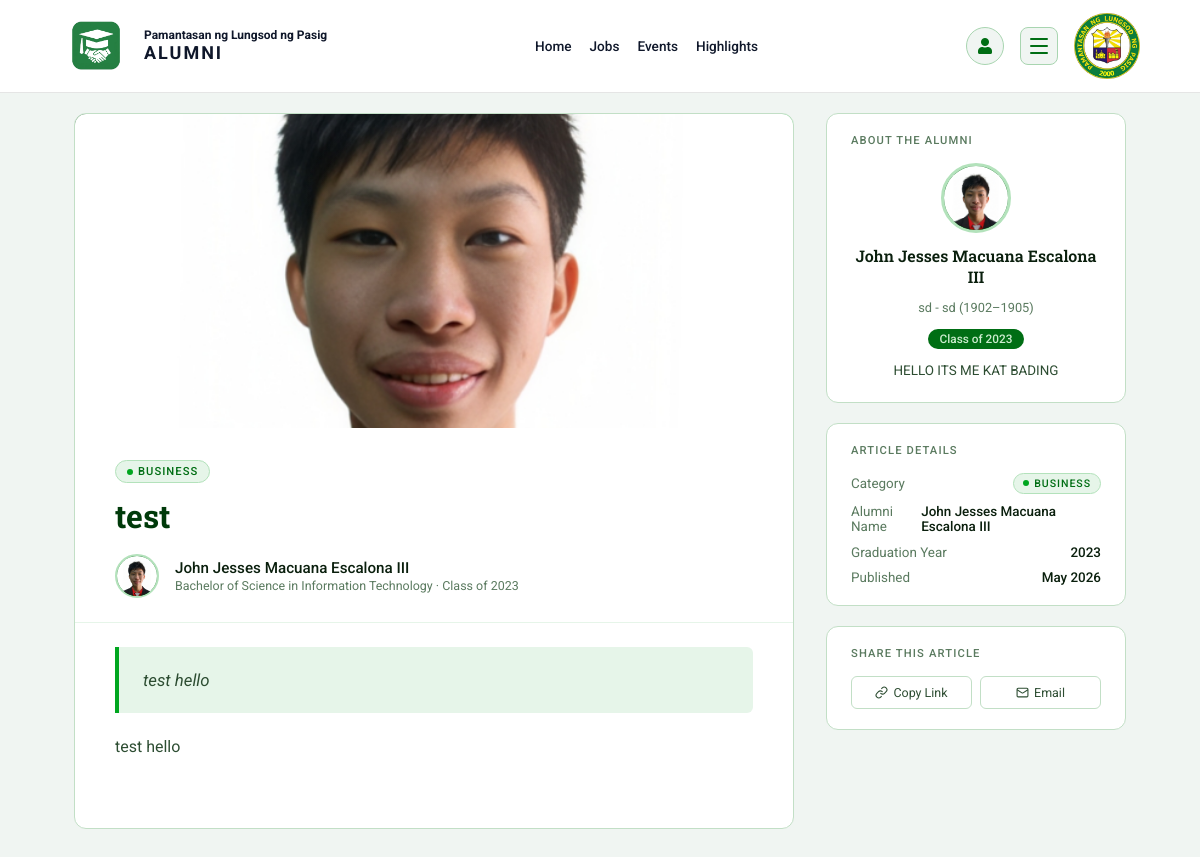
The page /view_article.php?id=1 on the database its author committed.
### tables this page shows
CREATE TABLE `alumnifeatured` (
  `id` int(11) NOT NULL AUTO_INCREMENT,
  `title` varchar(255) NOT NULL,
  `alumni_name` varchar(150) NOT NULL,
  `year_graduated` year(4) DEFAULT NULL,
  `category` enum('Science & Research','Community Impact','Arts & Culture','Business','Sports','Technology','Gaming','Food and Hospitality','Other') NOT NULL,
  `cover_image` varchar(255) DEFAULT NULL,
  `excerpt` text DEFAULT NULL,
  `content` longtext NOT NULL,
  `created_at` timestamp NOT NULL DEFAULT current_timestamp(),
  `user_id` int(11) DEFAULT NULL,
  PRIMARY KEY (`id`),
  KEY `fk_featured_user` (`user_id`),
  CONSTRAINT `fk_featured_user` FOREIGN KEY (`user_id`) REFERENCES `users` (`id`) ON DELETE SET NULL
);

CREATE TABLE `userprofile` (
  `profile_id` int(11) NOT NULL AUTO_INCREMENT,
  `user_id` int(11) NOT NULL,
  `first_name` varchar(50) NOT NULL,
  `last_name` varchar(50) NOT NULL,
  `suffix` varchar(10) DEFAULT NULL,
  `middle_name` varchar(50) DEFAULT NULL,
  `contact_number` varchar(11) DEFAULT NULL,
  `address` varchar(255) DEFAULT NULL,
  `birthdate` date DEFAULT NULL,
  `gender` enum('Male','Female') DEFAULT NULL,
  `profile_picture` varchar(255) DEFAULT NULL,
  `about` text DEFAULT NULL,
  PRIMARY KEY (`profile_id`),
  UNIQUE KEY `user_id` (`user_id`),
  CONSTRAINT `userprofile_ibfk_1` FOREIGN KEY (`user_id`) REFERENCES `users` (`id`) ON DELETE CASCADE
);

CREATE TABLE `courses` (
  `course_id` int(11) NOT NULL AUTO_INCREMENT,
  `course_name` varchar(100) NOT NULL,
  `course_code` varchar(20) NOT NULL,
  `department_id` int(11) DEFAULT NULL,
  PRIMARY KEY (`course_id`),
  UNIQUE KEY `course_code` (`course_code`),
  KEY `department_id` (`department_id`),
  CONSTRAINT `courses_ibfk_1` FOREIGN KEY (`department_id`) REFERENCES `departments` (`department_id`)
);

CREATE TABLE `education` (
  `edu_id` int(11) NOT NULL AUTO_INCREMENT,
  `user_id` int(11) NOT NULL,
  `school` varchar(150) NOT NULL,
  `degree` varchar(150) NOT NULL,
  `awards` varchar(150) DEFAULT NULL,
  `start_year` year(4) DEFAULT NULL,
  `end_year` year(4) DEFAULT NULL,
  `created_at` timestamp NOT NULL DEFAULT current_timestamp(),
  PRIMARY KEY (`edu_id`),
  KEY `user_id` (`user_id`),
  CONSTRAINT `education_ibfk_1` FOREIGN KEY (`user_id`) REFERENCES `users` (`id`) ON DELETE CASCADE
);

### view_article.php (the view, shortened to what this page needs)
<?php
include("backend/db.php");
$id = isset($_GET['id']) ? intval($_GET['id']) : 0;
$stmt = $conn->prepare("
    SELECT
            af.*,
            up.about,
            up.first_name,
            up.last_name,
            up.middle_name,
            up.suffix,
            up.profile_picture,
            c.course_name
    FROM alumnifeatured af
    LEFT JOIN users u ON af.user_id = u.id
    LEFT JOIN userprofile up ON u.id = up.user_id
    LEFT JOIN alumnidetails ad ON ad.user_id = u.id
    LEFT JOIN courses c ON ad.course_id = c.course_id
    WHERE af.id = ?
");
$stmt->bind_param("i", $id);
$stmt->execute();
$result = $stmt->get_result();
$article = $result->fetch_assoc();
$eduStmt = $conn->prepare("
    SELECT degree, school, start_year, end_year
    FROM education
    WHERE user_id = (
        SELECT user_id FROM alumnifeatured WHERE id = ?
    )
    ORDER BY end_year DESC
");
$eduStmt->bind_param("i", $id);
$eduStmt->execute();
$eduResult = $eduStmt->get_result();
$educationText = "";
while ($edu = $eduResult->fetch_assoc()) {
    $school = $edu['school'];
    $degree = $edu['degree'];
    $start = $edu['start_year'];
    $end = $edu['end_year'];
    $educationText .= htmlspecialchars($degree . " - " . $school . " (" . $start . "–" . $end . ")") . "<br>";
}
?>
<!DOCTYPE html>
<html lang="en">
<head>
    <link rel="stylesheet" href="assets/css/view_article.css" />
    <link rel="stylesheet" href="assets/css/alumni_homepage.css" />
    <link rel="stylesheet" href="https://cdnjs.cloudflare.com/ajax/libs/font-awesome/5.15.4/css/all.min.css" />
</head>
<body>
    <div class="reading-progress-bar">
    </div>
    <?php include('includes/navbarhome.php'); ?>
    <div class="page-wrap">
        <main class="article-main">
            <div class="cover-image-wrap">
                <?php if (!empty($article['cover_image'])): ?>
                    <img src="<?php echo htmlspecialchars($article['cover_image']); ?>" alt="Cover Image">
                <?php else: ?>
                    <span class="cover-placeholder-text">FEATURE STORY</span>
                <?php endif; ?>
            </div>
            <header class="article-header">
                <span class="category-badge">
                    <span class="category-badge-dot"></span>
                    <?php echo htmlspecialchars($article['category']); ?>
                </span>
                <h1 class="article-title"><?php echo htmlspecialchars($article['title']); ?></h1>
                <div class="article-meta">
                    <?php
                    $image = $article['profile_picture'] ?? null;
                    $parts = explode(" ", trim($article['alumni_name']));
                    $initials = strtoupper($parts[0][0] . ($parts[1][0] ?? ""));
                    ?>
                    <div class="alumni-avatar" aria-hidden="true">
                        <?php if (!empty($image)): ?>
                            <img src="uploads/profile/<?= htmlspecialchars($image) ?>">
                        <?php else: ?>
                            <div class="avatar-initials">
                                <?= $initials ?>
                            </div>
                        <?php endif; ?>
                    </div>
                    <div class="meta-info">
                        <div class="alumni-name"><?php echo htmlspecialchars($article['alumni_name']); ?></div>
                        <div class="grad-year"><?= htmlspecialchars($article['course_name'] ?? 'No Course') ?> &middot; Class of <?php echo htmlspecialchars($article['year_graduated']); ?>
                        </div>
                    </div>
                </div>
            </header>
            <blockquote class="article-excerpt">
                <?php echo htmlspecialchars($article['excerpt']); ?>
            </blockquote>
            <article class="article-body">
                <?php echo nl2br(htmlspecialchars($article['content'])); ?>
            </article>
            <div style="height: 2rem;"></div>
        </main>
        <aside class="sidebar">
            <div class="sidebar-card">
                <p class="sidebar-card-title">About the Alumni</p>
                <div class="author-inner">
                    <?php
                    $image = $article['profile_picture'] ?? null;
                    $parts = explode(" ", trim($article['alumni_name']));
                    $initials = strtoupper($parts[0][0] . ($parts[1][0] ?? ""));
                    ?>
                    <div class="author-avatar-lg" aria-hidden="true">
                        <?php if (!empty($image)): ?>
                            <img src="uploads/profile/<?= htmlspecialchars($image) ?>">
                        <?php else: ?>
                            <div class="avatar-initials">
                                <?= $initials ?>
                            </div>
                        <?php endif; ?>
                    </div>
                    <div class="author-name-lg"><?= htmlspecialchars($article['alumni_name']); ?></div>
                    <div class="author-degree"><?= $educationText ?: "No education record available."; ?></div>
                    <span class="year-chip">Class of <?= htmlspecialchars($article['year_graduated']); ?></span>
                    <p class="author-bio">
                        <?= htmlspecialchars($article['about'] ?? 'No bio available.'); ?></p>
                </div>
            </div>
            <div class="sidebar-card">
                <p class="sidebar-card-title">Article Details</p>
                <div class="detail-list">
                    <div class="detail-row">
                        <span class="detail-label">Category</span>
                        <span class="category-badge" style="font-size:0.66rem; padding:3px 9px;">
                            <span class="category-badge-dot"></span><?php echo htmlspecialchars($article['category']); ?>
                        </span>
                    </div>
                    <div class="detail-row">
                        <span class="detail-label">Alumni Name</span>
                        <span class="detail-value"><?php echo htmlspecialchars($article['alumni_name']); ?></span>
                    </div>
                    <div class="detail-row">
                        <span class="detail-label">Graduation Year</span>
                        <span class="detail-value"><?php echo htmlspecialchars($article['year_graduated']); ?></span>
                    </div>
                    <div class="detail-row">
                        <span class="detail-label">Published</span>
                        <span class="detail-value"><?php echo date("F Y", strtotime($article['created_at'])); ?></span>
                    </div>
                </div>
            </div>
            <div class="sidebar-card">
                <p class="sidebar-card-title">Share this Article</p>
                <div class="share-buttons">
                    <button class="share-btn" id="copyBtn" onclick="handleCopy()">
                        <svg width="13" height="13" viewBox="0 0 24 24" fill="none" stroke="currentColor" stroke-width="2">
                            <path d="M10 13a5 5 0 0 0 7.54.54l3-3a5 5 0 0 0-7.07-7.07l-1.72 1.71" />
                            <path d="M14 11a5 5 0 0 0-7.54-.54l-3 3a5 5 0 0 0 7.07 7.07l1.71-1.71" />
                        </svg>
                        Copy Link
                    </button>
                    <button class="share-btn" onclick="handleEmail()">
                        <svg width="13" height="13" viewBox="0 0 24 24" fill="none" stroke="currentColor" stroke-width="2">
                            <rect x="2" y="4" width="20" height="16" rx="2" />
                            <path d="m22 7-8.97 5.7a1.94 1.94 0 0 1-2.06 0L2 7" />
                        </svg>
                        Email
                    </button>
                </div>
            </div>
        </aside>
    </div>
</body>
</html>

### includes/navbarhome.php (shortened to what this page needs)
<?php $current_page = basename(parse_url($_SERVER['REQUEST_URI'], PHP_URL_PATH)); ?>
<nav class="navbar" id="navbar">
    <div class="nav-left">
        <a href="#" class="logo-link1"><img src="assets/image/alumni_plp_newicon.png" alt="alumni Logo"></a>
        <div class="title">
            <div>Pamantasan ng Lungsod ng Pasig</div>
            <div>ALUMNI</div>
        </div>
    </div>
    <ul class="nav-links">
        <li><a href="index.php" class="<?= ($current_page == 'index.php') ? 'active' : ''; ?>">Home</a></li>
        <li><a href="jobs.php" class="<?= ($current_page == 'jobs.php') ? 'active' : ''; ?>">Jobs</a></li>
        <li><a href="events.php" class="<?= ($current_page == 'events.php') ? 'active' : ''; ?>">Events</a></li>
        <li><a href="articles_page.php" class="<?= ($current_page == 'articles_page.php') ? 'active' : ''; ?>">Highlights</a></li>
    </ul>
    <div class="nav-right">
        <a href="profile-page.php" class="profile-icon <?= ($current_page == 'profile-page.php') ? 'active' : ''; ?>" title="My Profile">
            <i class="fas fa-user" ></i>
        </a>
        <div class="hamburger-wrapper">
            <button class="hamburger-btn" id="hamburgerBtn" aria-label="Open menu" aria-expanded="false">
                <span></span>
                <span></span>
                <span></span>
            </button>
        </div>
        <a href="#" class="logo-link2">
            <img src="assets/image/plplogo.png" alt="PLP Logo">
        </a>
    </div>
</nav>

### assets/css/alumni_homepage.css (style rules this page uses)
* { margin: 0; padding: 0; box-sizing: border-box; font-family: "Roboto", sans-serif; }
body { background: #f0f5f2; color: #0f172a; }
.navbar { width: 100%; padding: 0.8rem 5%; background: white; border-bottom: 1px solid rgba(0, 0, 0, 0.1); backdrop-filter: blur(100px); display: flex; align-items: center; justify-content: space-between; gap: 1rem; position: sticky; top: 0; z-index: 1000; transition: all 0.3s ease; flex-wrap: wrap; }
.nav-left { display: flex; align-items: center; gap: 0.75rem; flex-shrink: 0; }
.logo-link1 img { width: clamp(50px, 6vw, 75px); height: auto; display: block; }
.logo-link2 img { width: clamp(45px, 5.5vw, 70px); height: auto; display: block; }
.title { font-weight: 700; color: #0f172a; }
.title div:first-child { font-size: clamp(0.75rem, 1vw, 1rem); }
.title div:last-child { font-size: clamp(1.1rem, 1.5vw, 1.7rem); letter-spacing: 2px; }
.nav-links { list-style: none; display: flex; gap: clamp(0.8rem, 1.5vw, 2rem); flex-wrap: wrap; }
.nav-links li a { position: relative; font-size: clamp(0.85rem, 1vw, 1.05rem); font-weight: 500; text-decoration: none; color: #0f172a; transition: 0.3s; }
.nav-links li a::after { content: ""; position: absolute; bottom: -6px; left: 0; width: 0%; height: 2.5px; background: #006e14; transition: 0.3s ease-in-out; }
.nav-right { display: flex; align-items: center; gap: 1rem; flex-shrink: 0; }
.profile-icon { display: flex; align-items: center; justify-content: center; width: 38px; height: 38px; border-radius: 50%; background: #f0f5f2; border: 1.5px solid #a8d5b0; color: #006e14; transition: all 0.25s; flex-shrink: 0; text-decoration: none; font-size: 1rem; }
.hamburger-wrapper { position: relative; flex-shrink: 0; }
.hamburger-btn { display: flex; flex-direction: column; justify-content: center; align-items: center; gap: 5px; width: 38px; height: 38px; border-radius: 8px; background: #f0f5f2; border: 1.5px solid #a8d5b0; cursor: pointer; padding: 0; transition: all 0.25s; }
.hamburger-btn span { display: block; width: 18px; height: 2px; background: #006e14; border-radius: 2px; transition: all 0.3s ease; transform-origin: center; }

### rows shown on the page
alumnifeatured: cover_image (picture), category "BUSINESS", title "test", userprofile.profile_picture (picture), alumni_name "John Jesses Macuana Escalona III", courses.course_name "Bachelor of Science in Information Technology", year_graduated "2023", excerpt "test hello", content "test hello", userprofile.about "HELLO ITS ME KAT BADING", created_at "May 2026"
education: degree+school+start_year "sd - sd (1902–1905)"
